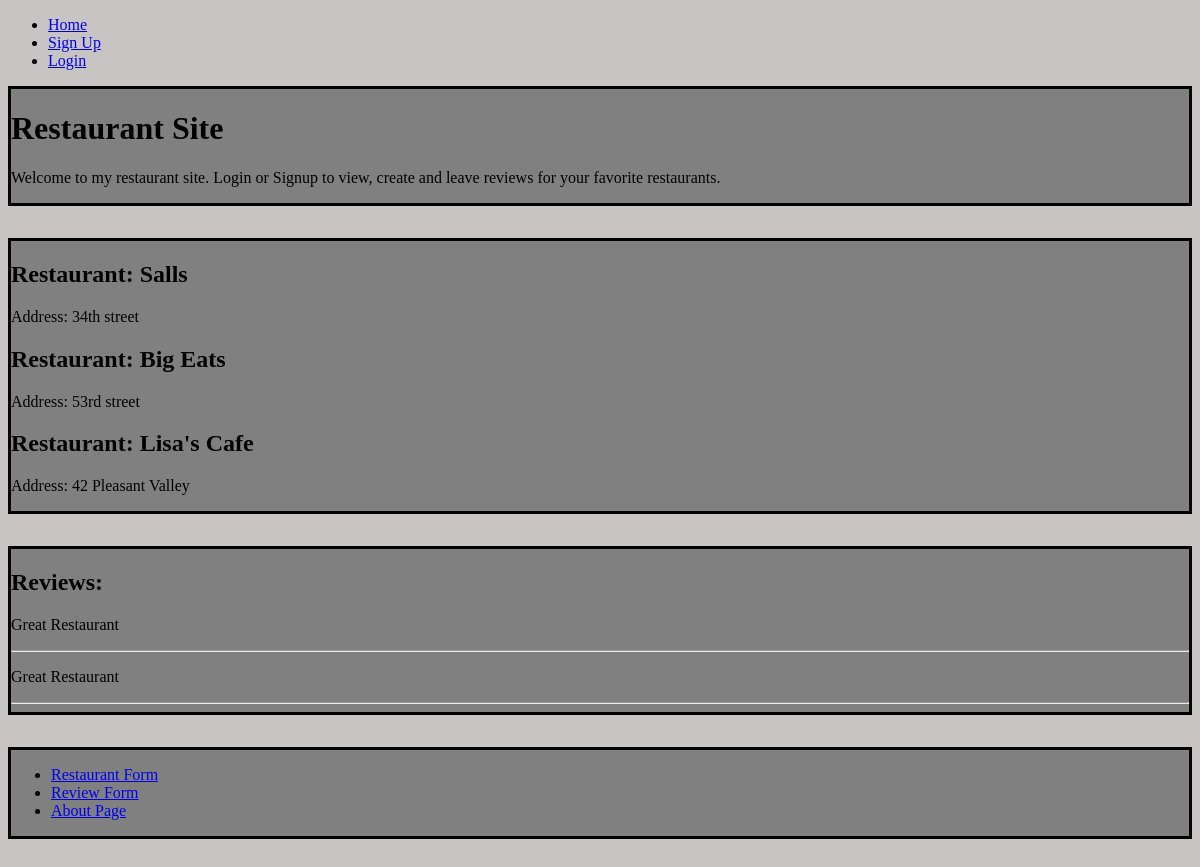
Before: / with the older database file.
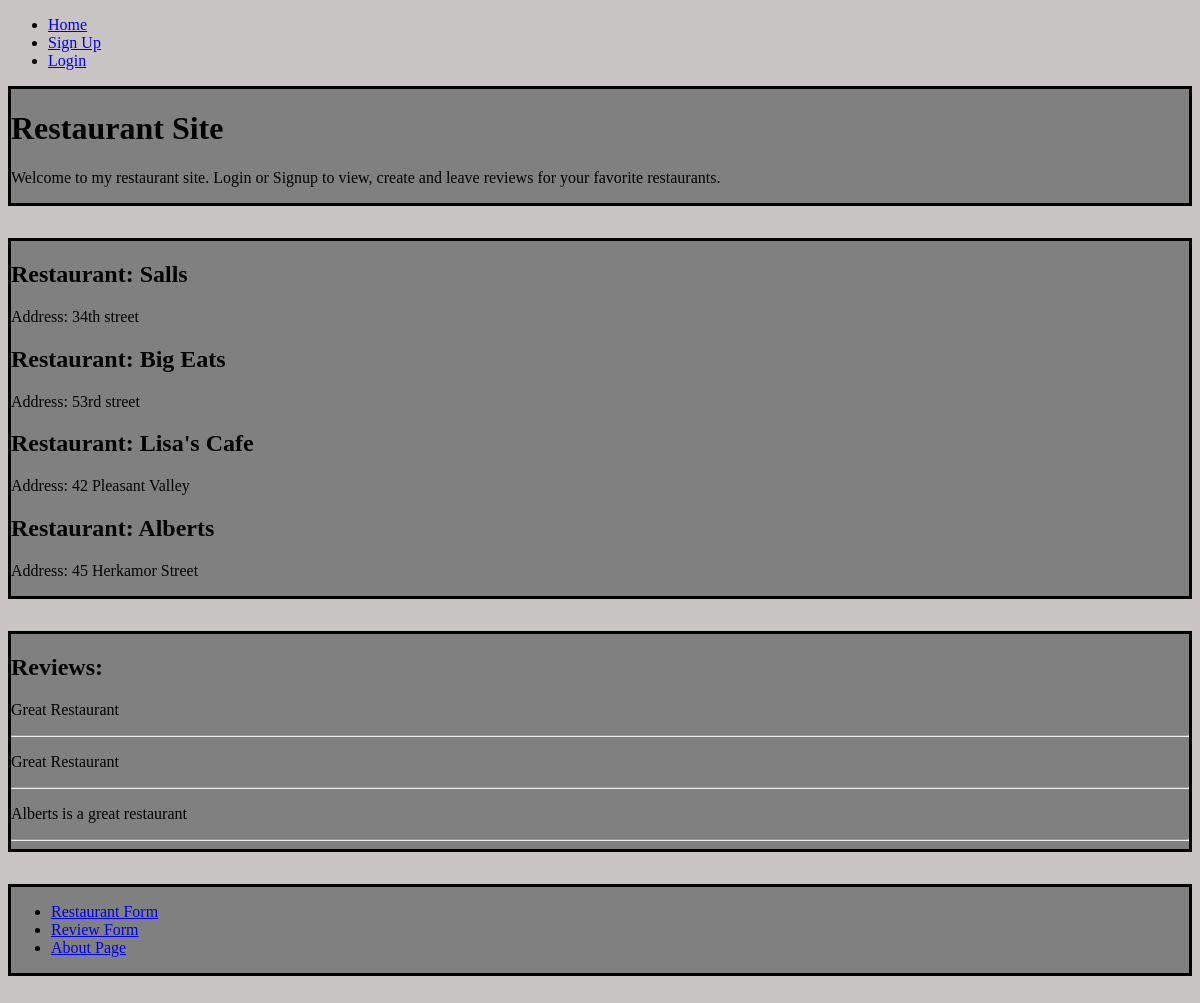
After: the same page with the newer database file.
### restaurant_site/models.py (models this page shows, shortened)
class Restaurant(db.Model):
    id = db.Column(db.Integer, primary_key = True)
    name = db.Column(db.String(20), nullable=False, unique=True)
    address = db.Column(db.String(50), nullable=False, unique=True)
    reviews = db.relationship('Reviews')

class Reviews(db.Model):
    id = db.Column(db.Integer, primary_key=True)
    review = db.Column(db.String, nullable=False)
    restaurant_id = db.Column(db.Integer, db.ForeignKey('restaurant.id'))

### restaurant_site/routes.py (the view)
@app.route('/')
def home():
    restaurants = Restaurant.query.all()
    reviews = Reviews.query.all()
    return render_template('home.html', restaurants=restaurants, reviews=reviews)

### restaurant_site/templates/home.html
{% extends 'base.html' %}
{% block content %}
<div class="home-div">
  <h1>Restaurant Site</h1>
  <p>
    Welcome to my restaurant site. Login or Signup to view, create and leave
    reviews for your favorite restaurants.
  </p>
</div>
<div class="home-div">
  {% for restaurant in restaurants %}
  <h2>Restaurant: {{ restaurant.name }}</h2>
  <p>Address: {{ restaurant.address }}</p>
  {% endfor %}
</div>
<div class="home-div">
  <h2>Reviews:</h2>
  {% for review in reviews %}
  <p>{{ review.review }}</p>
  <hr />
  {% endfor %}
</div>
<div class="home-div">
  <ul>
    <li><a href="{{ url_for('restaurant') }}">Restaurant Form</a></li>
    <li><a href="{{ url_for('review') }}">Review Form</a></li>
    <li><a href="{{ url_for('about')}}">About Page</a></li>
  </ul>
</div>
{% endblock content %}

### restaurant_site/templates/base.html (shortened to what this page needs)
<!DOCTYPE html>
<html lang="en">
  <head>
    <link rel="stylesheet" href="{{url_for('static', filename='style.css')}}" />
  </head>
  <body>
    <header>
      <nav>
        <ul>
          <li><a href="{{ url_for('home') }}">Home</a></li>
          {% if current_user.is_authenticated %}
          <li><a href="{{ url_for('logout') }}">Logout</a></li>
          {% else %}
          <li><a href="{{ url_for('signup') }}">Sign Up</a></li>
          <li><a href="{{ url_for('login')}}">Login</a></li>
          {% endif %}
        </ul>
      </nav>
    </header>
    {% block content %}{% endblock content %}
  </body>
</html>

### restaurant_site/static/style.css (style rules this page uses)
body { background: rgb(201, 196, 196); }
.home-div { border: 3px solid black; margin-bottom: 2em; background: gray; }

Changed rows visible on the page:
added Restaurant: name "Alberts", address "45 Herkamor Street"
added Reviews: review "Alberts is a great restaurant"
